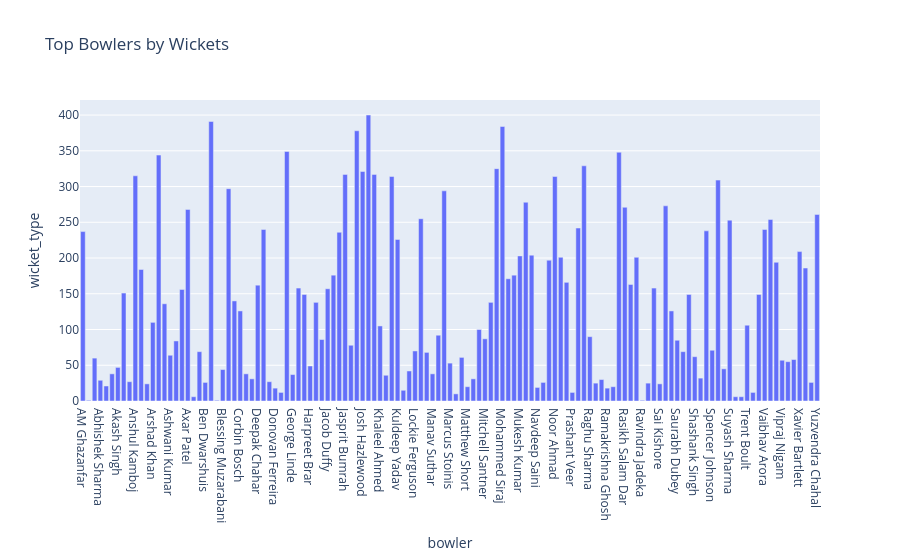

Notebook code cell kept with this figure:
### Code cell
#  Top Bowlers by Wickets
fig = px.bar(df[df["wicket_type"].notna()].groupby("bowler")["wicket_type"].count().reset_index(),
              x="bowler", y="wicket_type", title="Top Bowlers by Wickets")
fig.show()

### Figure 1 — Plotly figure (JSON) as saved in the notebook; plotly's stock layout.template omitted (floating-point values rounded to 4 significant figures)
{"data": [{"hovertemplate": "bowler=%{x}<br>wicket_type=%{y}<extra></extra>", "legendgroup": "", "marker": {"color": "#636efa", "pattern": {"shape": ""}}, "name": "", "orientation": "v", "showlegend": false, "textposition": "auto", "type": "bar", "x": ["AM Ghazanfar", "Abdul Samad", "Abhinandan Singh", "Abhishek Sharma", "Adam Milne", "Aiden Markram", "Akash Singh", "Akeal Hosein", "Anrich Nortje", "Anshul Kamboj", "Anukul Roy", "Arjun Tendulkar", "Arshad Khan", "Arshdeep Singh", "Ashok Sharma", "Ashwani Kumar", "Auqib Nabi", "Avesh Khan", "Axar Patel", "Ayush Badoni", "Azmatullah Omarzai", "Ben Dwarshuis", "Bhuvneshwar Kumar", "Bishnoi", "Blessing Muzarabani", "Brijesh Sharma", "Cameron Green", "Corbin Bosch", "Dasun Shanaka", "David Payne", "Deepak Chahar", "Digvesh Singh Rathi", "Dilshan Madushanka", "Donovan Ferreira", "Dushmantha Chameera", "Eshan Malinga", "George Linde", "Gurjapneet Singh", "Hardik Pandya", "Harpreet Brar", "Harsh Dubey", "Harshal Patel", "Jacob Duffy", "Jamie Overton", "Jason Holder", "Jasprit Bumrah", "Jaydev Unadkat", "Jofra Archer", "Josh Hazlewood", "Kagiso Rabada", "Kartik Tyagi", "Khaleel Ahmed", "Krish Bhagat", "Krunal Pandya", "Kuldeep Yadav", "Kulwant Khejroliya", "Kyle Jamieson", "Lockie Ferguson", "Lungi Ngidi", "Madhav Tiwari", "Manav Suthar", "Manimaran Siddharth", "Marco Jansen", "Marcus Stoinis", "Matheesha Pathirana", "Matt Henry", "Matthew Short", "Mayank Markande", "Mayank Yadav", "Mitchell Santner", "Mitchell Starc", "Mohammed Shami", "Mohammed Siraj", "Mohsin Khan", "Mukesh Choudhary", "Mukesh Kumar", "Nandre Burger", "Natarajan", "Navdeep Saini", "Nitish Rana", "Nitish Reddy", "Noor Ahmad", "Pat Cummins", "Praful Hinge", "Prashant Veer", "Prasidh Krishna", "Prince Yadav", "Raghu Sharma", "Rahul Chahar", "Raj Bawa", "Ramakrishna Ghosh", "Ramandeep Singh", "Rashid Khan", "Rasikh Salam Dar", "Ravi Bishnoi", "Ravindra Jadeja", "Ravindra Jadeka", "Riyan Parag", "Romario Shepherd", "Sai Kishore", "Sakib Hussain", "Sandeep Sharma", "Saurabh Dubey", "Shahbaz Ahmed", "Shardul Thakur", "Shashank Singh", "Shivam Dube", "Shivang Kumar", "Spencer Johnson", "Sunil Narine", "Sushant Mishra", "Suyash Sharma", "Tim David", "Travis Head", "Trent Boult", "Tripurana Vijay", "Tushar Deshpande", "Vaibhav Arora", "Varun Chakaravarthy", "Vijaykumar Vyshak", "Vipraj Nigam", "Washington Sundar", "Will Jacks", "Xavier Bartlett", "Yash Raj Punja", "Yash Thakur", "Yuzvendra Chahal"], "xaxis": "x", "y": [237, 1, 60, 29, 21, 38, 47, 151, 27, 315, 184, 24, 110, 344, 136, 64, 84, 156, 268, 6, 69, 26, 391, 1, 44, 297, 140, 126, 38, 31, 162, 240, 27, 18, 12, 349, 37, 158, 149, 49, 138, 86, 157, 176, 236, 317, 78, 378, 321, 400, 317, 105, 36, 314, 226, 15, 42, 70, 255, 68, 38, 92, 294, 53, 10, 61, 20, 31, 100, 87, 138, 325, 384, 171, 176, 203, 278, 204, 19, 26, 197, 314, 201, 166, 12, 242, 329, 90, 25, 30, 18, 20, 348, 271, 163, 201, 1, 25, 158, 24, 273, 126, 85, 69, 149, 62, 32, 238, 71, 309, 45, 253, 6, 6, 106, 12, 149, 240, 254, 194, 57, 55, 58, 209, 186, 26, 261], "yaxis": "y"}], "layout": {"barmode": "relative", "legend": {"tracegroupgap": 0}, "title": {"text": "Top Bowlers by Wickets"}, "xaxis": {"anchor": "y", "domain": [0, 1], "title": {"text": "bowler"}}, "yaxis": {"anchor": "x", "domain": [0, 1], "title": {"text": "wicket_type"}}}}
